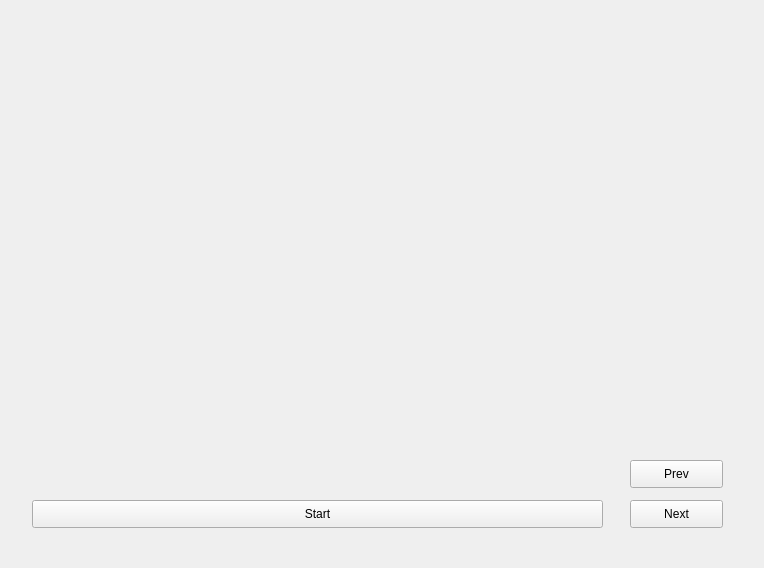
<?xml version="1.0" encoding="UTF-8"?>
<ui version="4.0">
 <class>GraphVizClass</class>
 <widget class="QMainWindow" name="GraphVizClass">
  <property name="geometry">
   <rect>
    <x>0</x>
    <y>0</y>
    <width>764</width>
    <height>568</height>
   </rect>
  </property>
  <property name="windowTitle">
   <string>GraphViz</string>
  </property>
  <widget class="Drawer" name="centralWidget">
   <widget class="QPushButton" name="Prev">
    <property name="geometry">
     <rect>
      <x>630</x>
      <y>460</y>
      <width>93</width>
      <height>28</height>
     </rect>
    </property>
    <property name="text">
     <string>Prev</string>
    </property>
   </widget>
   <widget class="QPushButton" name="Next">
    <property name="geometry">
     <rect>
      <x>630</x>
      <y>500</y>
      <width>93</width>
      <height>28</height>
     </rect>
    </property>
    <property name="mouseTracking">
     <bool>true</bool>
    </property>
    <property name="text">
     <string>Next</string>
    </property>
    <property name="checkable">
     <bool>true</bool>
    </property>
   </widget>
   <widget class="QPushButton" name="Start">
    <property name="geometry">
     <rect>
      <x>32</x>
      <y>500</y>
      <width>571</width>
      <height>28</height>
     </rect>
    </property>
    <property name="text">
     <string>Start</string>
    </property>
   </widget>
   <widget class="QLabel" name="Text">
    <property name="enabled">
     <bool>true</bool>
    </property>
    <property name="geometry">
     <rect>
      <x>470</x>
      <y>40</y>
      <width>271</width>
      <height>81</height>
     </rect>
    </property>
    <property name="text">
     <string/>
    </property>
   </widget>
  </widget>
 </widget>
 <layoutdefault spacing="6" margin="11"/>
 <customwidgets>
  <customwidget>
   <class>Drawer</class>
   <extends>QWidget</extends>
   <header location="global">Drawer.h</header>
   <container>1</container>
  </customwidget>
 </customwidgets>
 <resources>
  <include location="graphviz.qrc"/>
 </resources>
 <connections/>
</ui>
